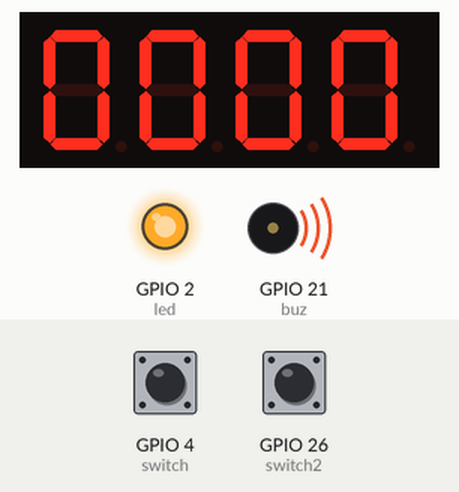
Simulated run of this program. Board: Raspberry Pi (BCM pin numbers). On the bench: 4-digit seven-segment display, output pins drawn as LEDs (lit = HIGH), buzzer (waves = sounding). The inputs (shaded band) are chosen by the test bench; at power-on: GPIO 4 (switch) HIGH, GPIO 26 (switch2) HIGH. The segment pins are drawn as the display they are named for; pins used as bus, display or sensor lines are not drawn.

Above: at 1.2 s.
1.3 s: GPIO 4 (switch) pulled LOW for 0.15 s
At 2.8 s:
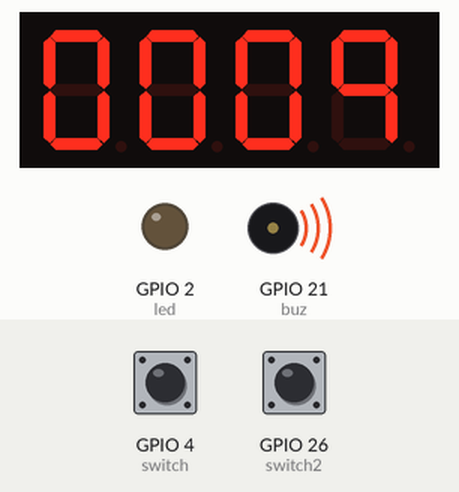
4.4 s: GPIO 26 (switch2) pulled LOW for 0.15 s
At 4.41 s:
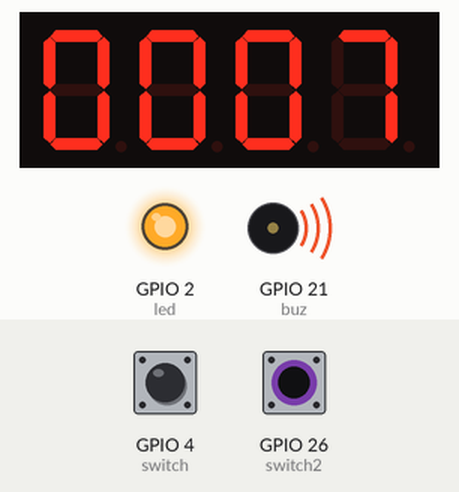
Timing chart, 0 to 7.4 s (numbered marks = the images above; inputs shaded):
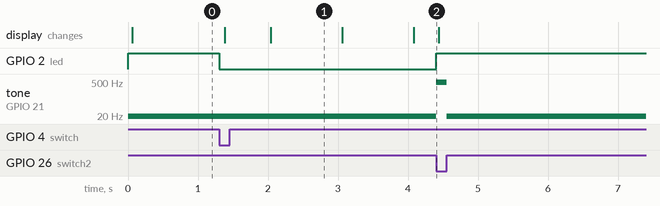

The program:

Timer_Suhaeng.py
```python
import time
import RPi.GPIO as g

# 4 digit fnd 출력 숫자
data = [[1, 1, 1, 1, 1, 1, 0],  # 0
        [0, 1, 1, 0, 0, 0, 0],  # 1
        [1, 1, 0, 1, 1, 0, 1],  # 2
        [1, 1, 1, 1, 0, 0, 1],  # 3
        [0, 1, 1, 0, 0, 1, 1],  # 4
        [1, 0, 1, 1, 0, 1, 1],  # 5
        [1, 0, 1, 1, 1, 1, 1],  # 6
        [1, 1, 1, 0, 0, 0, 0],  # 7
        [1, 1, 1, 1, 1, 1, 1],  # 8
        [1, 1, 1, 0, 0, 1, 1]]  # 9

buz=21                        #피에조 부저 핀
switch2=26                    #초기화 스위치 핀
led = 2                       #LED 핀
switch = 4                    #10초 추가 스위치 핀
signal = [5,6,7,8,9,10,11]    #4 digit fnd 신호 핀
digitpin = [12,13,14,15]      #4 digit fnd 자리수 핀

g.setmode(g.BCM)                                       #GPIO 설정
g.setup(led, g.OUT)                                    #LED 설정
g.setup(buz, g.OUT)                                    #부저 설정
g.setup(switch, g.IN, pull_up_down=g.PUD_UP)           #초기화 스위치 핀
g.setup(switch2, g.IN, pull_up_down=g.PUD_UP)          #10초 추가 스위치 핀

for segment in signal:                                 #4 digit fnd 출력 설정
  g.setup(segment,g.OUT)
  g.output(segment,g.LOW)

for digit in digitpin:
  g.setup(digit,g.OUT)
  g.output(digit,g.HIGH)


def display(digit,tar):                                    #4 digit fnd 자리수(digit)에 원하는 숫자(tar) 출력

  for i in range(len(digitpin)):
    if i +1==digit:
      g.output(digitpin[i],g.LOW)
    else:
      g.output(digitpin[i],g.HIGH)

  for i in range(len(signal)):
    g.output(signal[i],data[tar][i])

  time.sleep(0.001)

cnt=0       #화면 출력 숫자
cnt=int(cnt) # 정수형으로 바꿈
val=0       #스위치 입력값

start = time.perf_counter() #프로그램 시작 시간
predur=0  #방금 전까지의 프로그램이 돌아간 시간
end=0     #현재 시간
dur=0     #지금까지의 프로그램이 돌아간 시간
val2=0    #초기화 스위치 입력값
g.output(led, g.LOW) #LED 끄고 시작
pwm = g.PWM(buz,1)  #피에조 부저 주파수 설정
pwm.start(10)

try:
  while True:          # 반복
    if cnt==0:         # 남은 시간이 0이 되면 불 켬
      g.output(led,g.HIGH)
    else:              # 아닌 경우 끔
      g.output(led,g.LOW)
    if dur!=0:         #처음이 아닌 경우 predur에 dur 대입
      predur=dur
    end = time.perf_counter() #end에 현재 시간 입력
    dur=end-start             #dur 새로 입력
    #print(dur)
    if  (int(dur) - int(predur))==1 and cnt>=1 :   #앞 자리수가 하나 오를 때 숫자 증가
      cnt=cnt-1
    a=cnt//1000                 #자릿수 대로 출력
    b=(cnt//100)%10
    c=(cnt//10)%10
    d=(cnt%10)
    display(1,a)
    display(2,b)
    display(3,c)
    display(4,d)
    prev2=val2               # 전 스위치2 값
    prev=val                 # 전 스위치1 값
    val = g.input(switch)   # 스위치 값 새로 입력
    val2=g.input(switch2)
    #print(val2)
    if prev2==1 and val2==0:    #초기화 스위치가 눌렸을 때 초기화함
      cnt=0
    #print(val)
    if prev==1 and val ==0:     # 10초 추가 스위치가 눌렸을 때 추가
      cnt+=10
    if val2==0:                 #스위치2가 눌렸을 때 소리 남
      pwm.ChangeFrequency(494)
    if val2==1:                 #아닌 경우 수리 끔
      pwm.ChangeFrequency(1)
finally:
  g.cleanup()
  print('cleanup and exit')
```

Measured:
- after the input at 1.3 s, GPIO 2 (led): HIGH → LOW at once; the display: first changes after 0.08 s (image 1 shows a later state)
- after the input at 4.4 s, GPIO 2 (led): LOW → HIGH after 0.00 s instead of 6.6 s; tone on GPIO 21 (buz): 1 Hz → 494 Hz at once, → 1 Hz 0.15 s later
- what the display in image 1 shows lasts 1.1 s, from 2.0 s to 3.1 s
